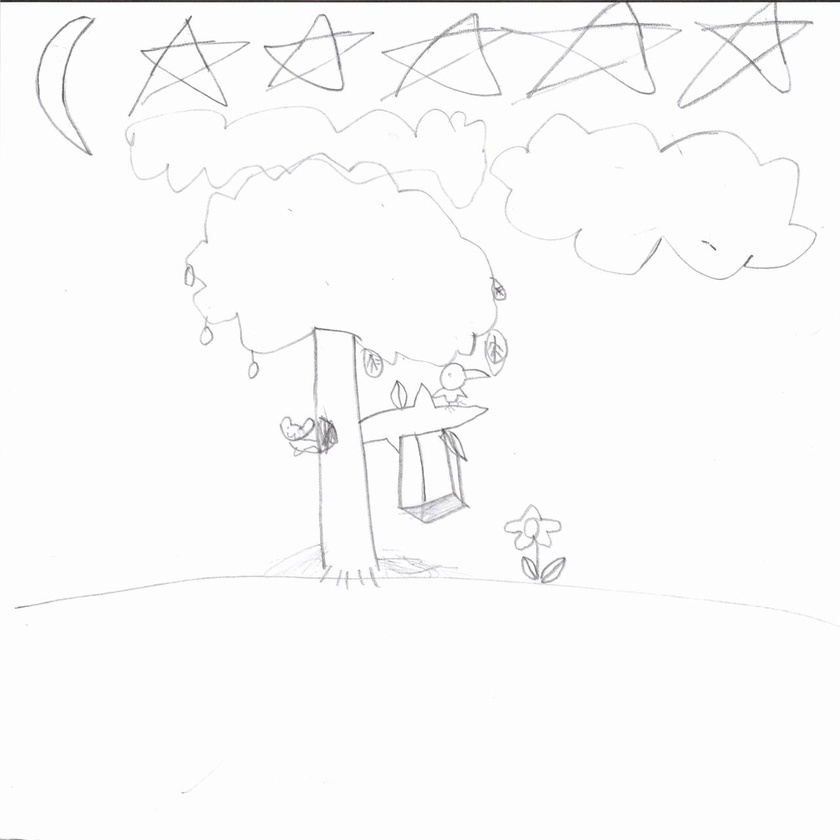
#> input picture ai/test/image/나무.jpg, 840 x 840 px, shrunk from 1280 x 1280 before the run; its folder holds only this picture in this run
$ python -i cv_feature_service.py   (imports and definitions only)
#> lines starting #> are read from the running program, lines starting #| are printed output that depends on the picture; after the words box and inside, x2 and y2 are one past the last pixel; in counts of white or black regions, pixels touching at a corner belong together
"""
HTP 보조 CV 모듈: "어떻게 그려졌는지" 정량화.
LLM이 근거로 사용할 시각 feature를 추출하며, 심리 해석은 하지 않는다.
"""
from __future__ import annotations

import json
from typing import Any

import cv2
import numpy as np


# [114 lines left out: function extract_global_features, not called in this run]


def extract_stroke_features(image_path: str) -> dict[str, Any]:
    """Distance-transform 기반 필압·선질 정량화."""
#> called with image_path = '../../test/image/나무.jpg'
    default: dict[str, Any] = {
        "meanStrokeWidth": 0.0,
        "strokeWidthStd": 0.0,
        "strokeWidthLevel": "unknown",
        "pressureConsistency": "unknown",
        "overdrawRatio": 0.0,
    }
    try:
        img = cv2.imread(image_path)
#> img is the input picture: shape (840, 840, 3); mean B, G, R 250.4, 250.4, 250.4
        if img is None:
            return default
        h, w = img.shape[:2]
#> h = 840; w = 840
        if h == 0 or w == 0:
            return default

        gray = cv2.cvtColor(img, cv2.COLOR_BGR2GRAY)
        blurred = cv2.GaussianBlur(gray, (5, 5), 0)
        _, thresh = cv2.threshold(
            blurred, 0, 255, cv2.THRESH_BINARY_INV + cv2.THRESH_OTSU,
        )
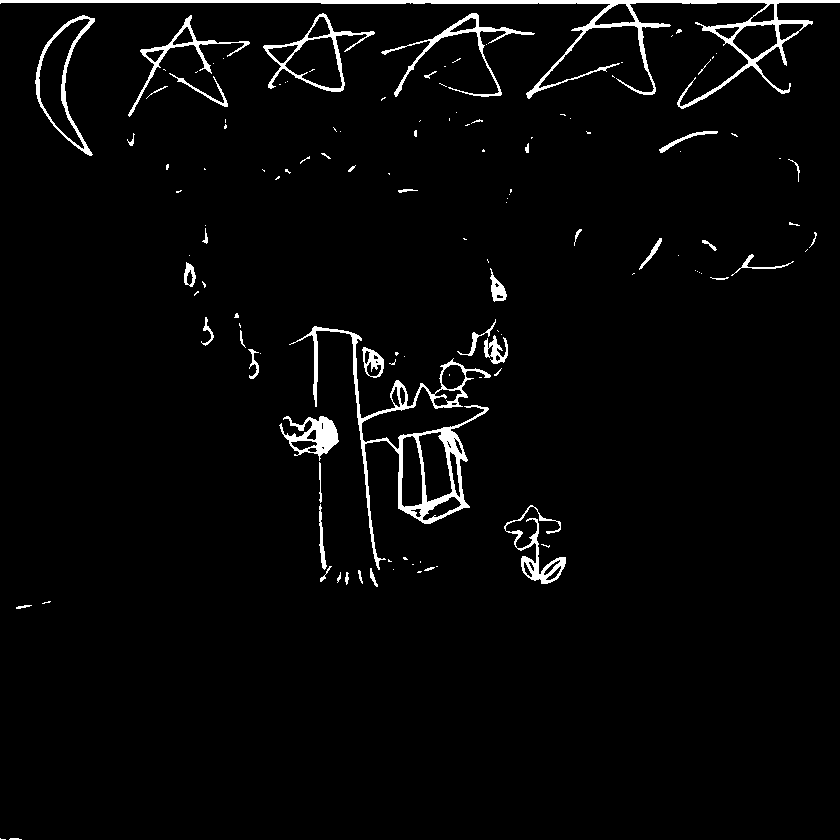
#> thresh: shape (840, 840); 3% white; 128 white regions (83 under 20 px), largest, box (x1, y1, x2, y2) and area: (0, 0, 840, 109) 5928, (289, 326, 491, 570) 4684, (381, 13, 535, 97) 1252

        if np.sum(thresh > 0) < 100:
            thresh = cv2.adaptiveThreshold(
                blurred, 255, cv2.ADAPTIVE_THRESH_GAUSSIAN_C,
                cv2.THRESH_BINARY_INV, 11, 2,
            )

        dist = cv2.distanceTransform(thresh, cv2.DIST_L2, 5)
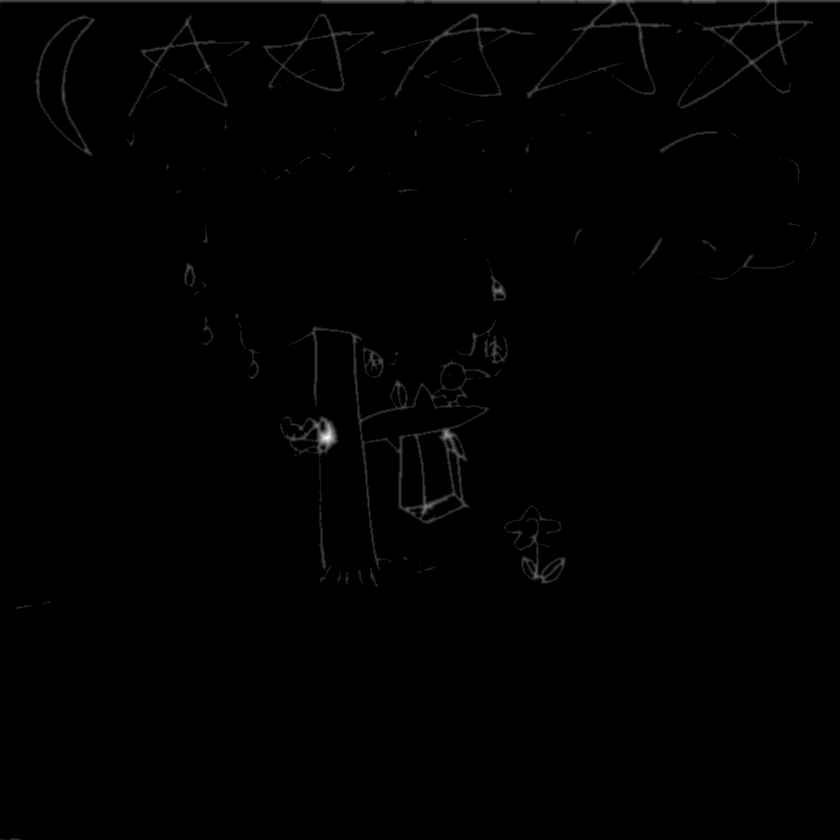
#> dist: shape (840, 840) float32; min 0, max 10.19, mean 0.0472; drawn with min black and max white

        kernel_3 = np.ones((3, 3), np.uint8)
        dilated_dist = cv2.dilate(dist, kernel_3)
        ridge_mask = (dist == dilated_dist) & (dist > 0)
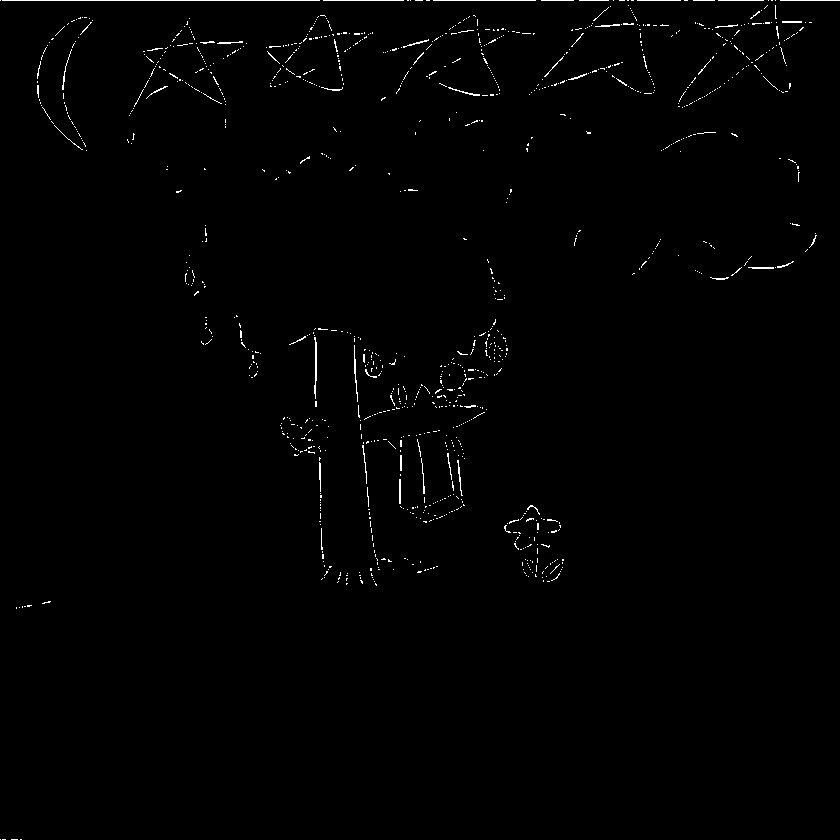
#> ridge_mask: shape (840, 840) bool; 0.8% white in thin lines or dots
        ridge_values = dist[ridge_mask]
#> ridge_values = 5630 values, max 10.19 at index 4511, min 1 at index 794, mean 1.86

        if len(ridge_values) < 10:
            return default

        stroke_widths = ridge_values * 2.0
#> stroke_widths = 5630 values, max 20.38 at index 4511, min 2 at index 794, mean 3.72
        mean_sw = float(np.mean(stroke_widths))
#> mean_sw = 3.72
        std_sw = float(np.std(stroke_widths))
#> std_sw = 1.7

        diag = float(np.sqrt(w ** 2 + h ** 2))
#> diag = 1187.9
        norm = mean_sw / diag if diag > 0 else 0
#> norm = 0.00313

        if norm < 0.003:
            sw_level = "thin"
        elif norm < 0.008:
            sw_level = "medium"
        else:
            sw_level = "thick"

        cv_coeff = std_sw / mean_sw if mean_sw > 0 else 0
#> cv_coeff = 0.457
        if cv_coeff < 0.3:
            consistency = "consistent"
        elif cv_coeff < 0.6:
            consistency = "moderate"
        else:
            consistency = "inconsistent"

        median_sw = float(np.median(stroke_widths))
#> median_sw = 4
        if median_sw > 0:
            od_count = int(np.sum(stroke_widths > median_sw * 2.5))
#> od_count = 4
            overdraw_ratio = od_count / len(stroke_widths)
#> overdraw_ratio = 0.00071
        else:
            overdraw_ratio = 0.0

        return {
            "meanStrokeWidth": round(mean_sw, 2),
            "strokeWidthStd": round(std_sw, 2),
            "strokeWidthLevel": sw_level,
            "pressureConsistency": consistency,
            "overdrawRatio": round(overdraw_ratio, 4),
        }
    except Exception as e:
        print(f"[CV] extract_stroke_features error: {e}")
        return default


_HUE_BINS: list[tuple[str, tuple[tuple[int, int], ...]]] = [
    ("red", ((0, 10), (170, 180))),
    ("orange", ((10, 25),)),
    ("yellow", ((25, 35),)),
    ("green", ((35, 85),)),
    ("cyan", ((85, 100),)),
    ("blue", ((100, 130),)),
    ("purple", ((130, 155),)),
    ("pink", ((155, 170),)),
]

_WARM_HUES = {"red", "orange", "yellow", "pink"}
_COOL_HUES = {"blue", "cyan", "purple", "green"}


# [395 lines left out: functions extract_color_features, build_object_features, _ratio_to_size_level, _ratio_to_bias, _build_interpretable_features, extract_features and 2 more, not called in this run]

>>> result = extract_stroke_features('../../test/image/나무.jpg')
#> result = {'meanStrokeWidth': 3.72, 'strokeWidthStd': 1.7, 'strokeWidthLevel': 'medium', 'pressureConsistency': 'moderate', 'overdrawRatio': 0.0007}

$ run again, on ai/test/image/별파도.jpg
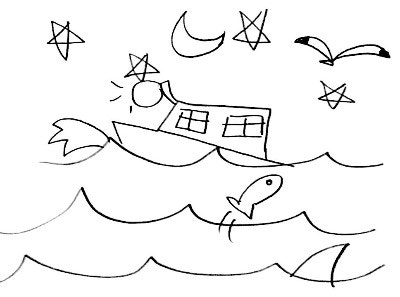
#> input picture ai/test/image/별파도.jpg, 400 x 297 px
#> in extract_stroke_features, img is the input picture: shape (297, 400, 3); min 0, max 255, mean 242.3
#> in extract_stroke_features, `_, thresh = cv2.threshold( blurred, 0, 255, cv2.THRESH_BINARY_INV + cv..`:
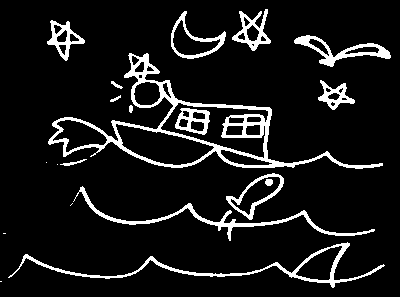
#> thresh: shape (297, 400); 9.4% white; 20 white regions (5 under 20 px), largest, box (x1, y1, x2, y2) and area: (48, 53, 383, 169) 4230, (8, 242, 385, 288) 1553, (73, 186, 375, 241) 1314
#> in extract_stroke_features, `ridge_mask = (dist == dilated_dist) & (dist > 0)`:
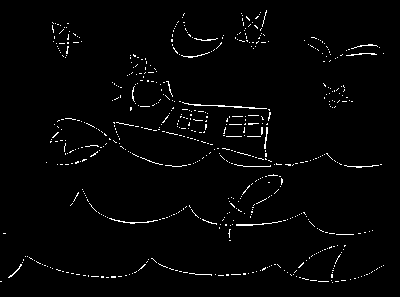
#> ridge_mask: shape (297, 400) bool; 2% white in thin lines or dots, all inside (x1, y1, x2, y2) = (0, 10, 384, 283)
#> ridge_values = 2347 values, max 5 at index 195, min 1 at index 41, mean 1.96
#> stroke_widths = 2347 values, max 10 at index 195, min 2 at index 41, mean 3.91
#> mean_sw = 3.91
#> std_sw = 0.828
#> norm = 0.00785
#> cv_coeff = 0.212
#> median_sw = 4
#> od_count = 0
#> result = {'meanStrokeWidth': 3.91, 'strokeWidthStd': 0.83, 'strokeWidthLevel': 'medium', 'pressureConsistency': 'consistent', 'overdrawRatio': 0}

$ run again, on ai/test/image/사람.jpg
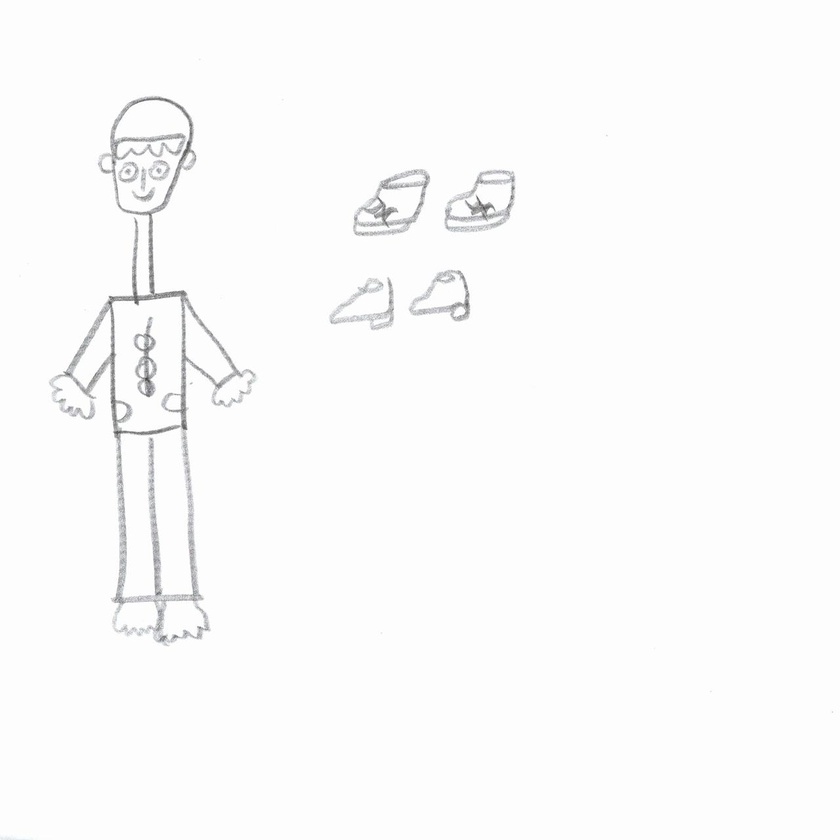
#> input picture ai/test/image/사람.jpg, 840 x 840 px, shrunk from 1280 x 1280 before the run
#> in extract_stroke_features, img is the input picture: shape (840, 840, 3); mean B, G, R 251.1, 251, 251
#> in extract_stroke_features, `_, thresh = cv2.threshold( blurred, 0, 255, cv2.THRESH_BINARY_INV + cv..`:
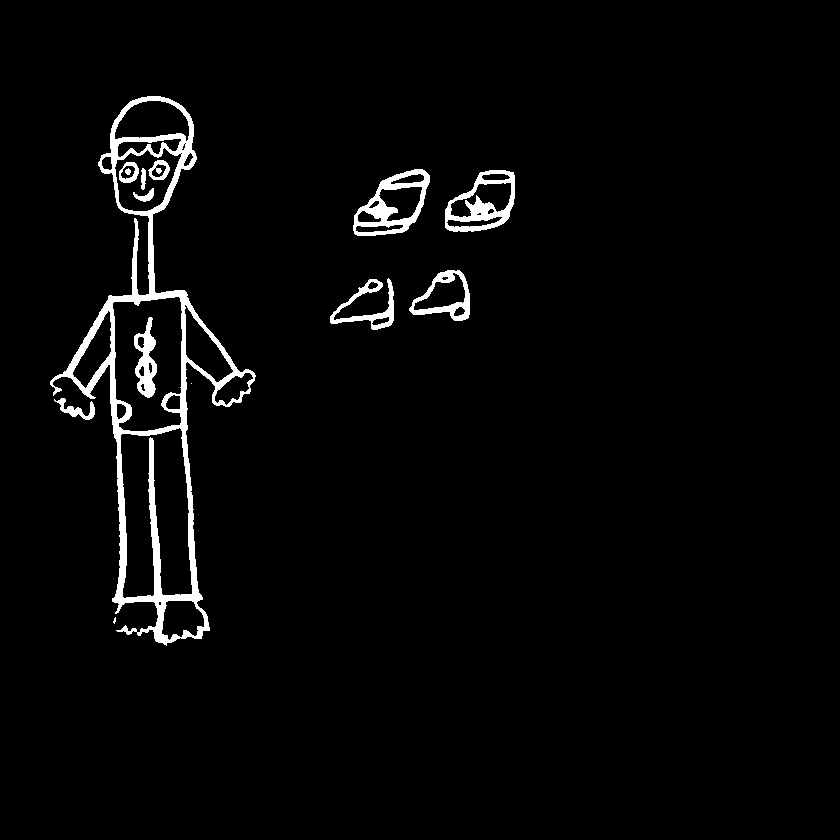
#> thresh: shape (840, 840); 2.9% white; 14 white regions (2 under 20 px), largest, box (x1, y1, x2, y2) and area: (50, 96, 256, 646) 12657, (353, 169, 430, 236) 1858, (445, 170, 515, 232) 1720
#> in extract_stroke_features, `ridge_mask = (dist == dilated_dist) & (dist > 0)`:
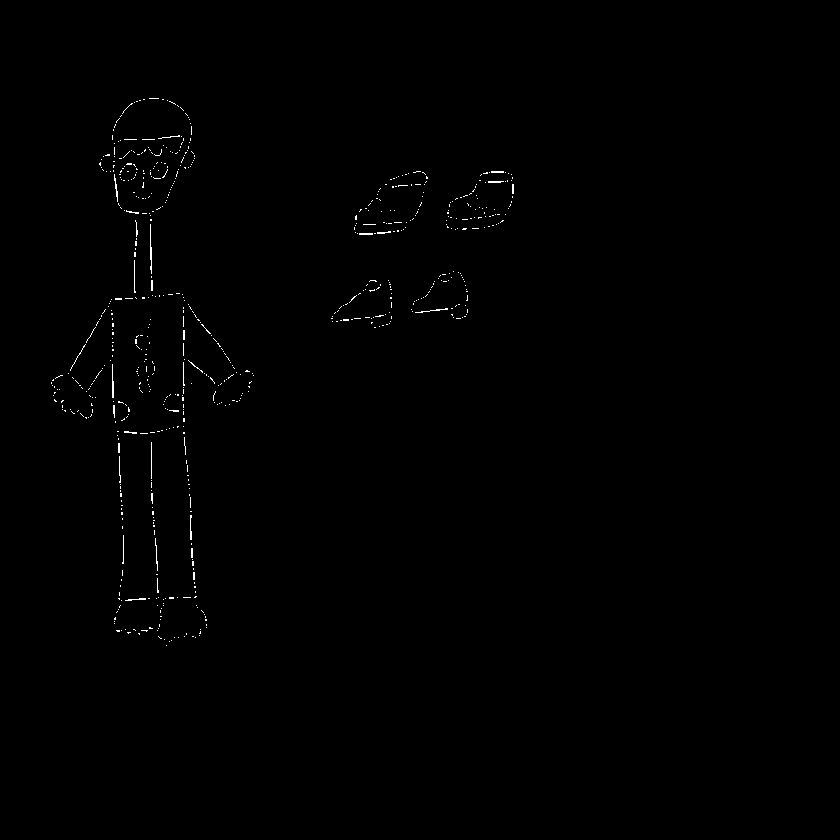
#> ridge_mask: shape (840, 840) bool; 0.38% white in thin lines or dots, all inside (x1, y1, x2, y2) = (51, 98, 514, 646)
#> ridge_values = 2652 values, max 7.2 at index 669, min 1 at index 277, mean 2.75
#> stroke_widths = 2652 values, max 14.39 at index 669, min 2 at index 277, mean 5.5
#> mean_sw = 5.5
#> std_sw = 1.44
#> norm = 0.00463
#> cv_coeff = 0.262
#> median_sw = 6
#> od_count = 0
#> result = {'meanStrokeWidth': 5.5, 'strokeWidthStd': 1.44, 'strokeWidthLevel': 'medium', 'pressureConsistency': 'consistent', 'overdrawRatio': 0}
